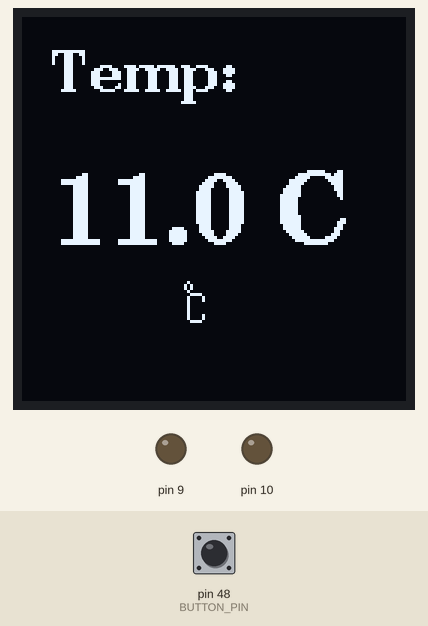
The sketch below on a simulated Arduino Mega 2560, built with avr-gcc and run on an emulated ATmega2560. Shown: 128×128 one-colour display, output pins drawn as LEDs (lit = HIGH). The test bench sets the inputs (shaded band); at power-on: pin 48 (BUTTON_PIN) HIGH. What the sketch prints to the serial monitor is not drawn.

Above: at 3.3 s.
3.4 s: pin 48 (BUTTON_PIN) pulled LOW for 0.15 s
At 5.9 s:
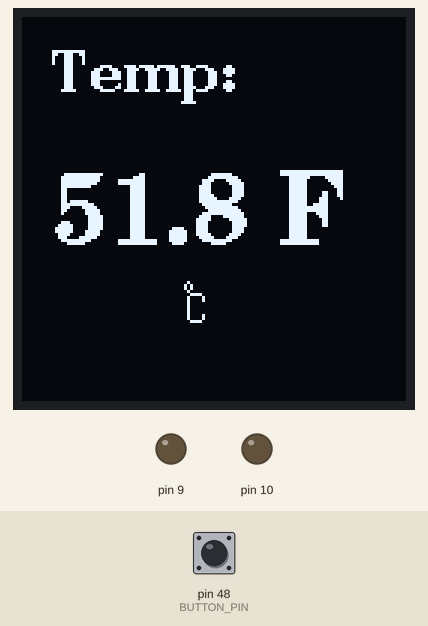
6.2 s: pin 48 (BUTTON_PIN) pulled LOW for 1 s
At 9.5 s:
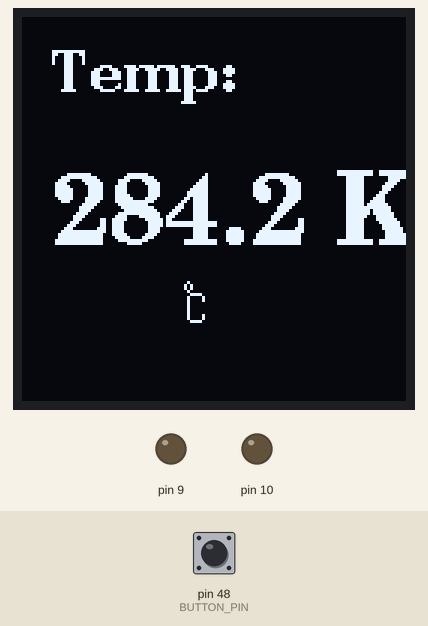
10.2 s: pin 48 (BUTTON_PIN) pulled LOW for 3.2 s
At 13.9 s:
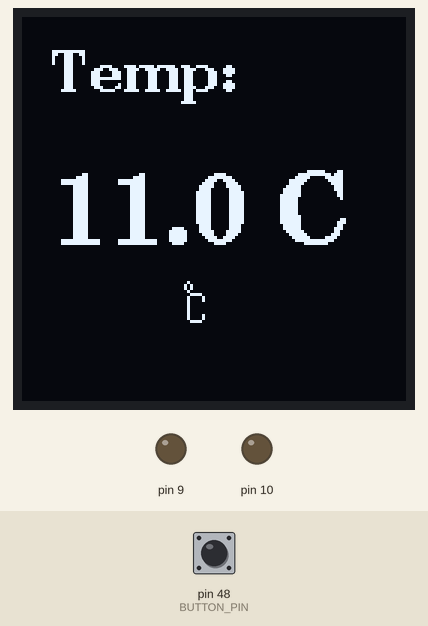
Timing chart, 0 to 15.4 s (numbered marks = the images above; inputs shaded):
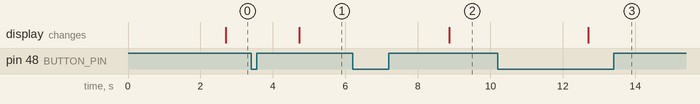

The sketch:

sensors-with-button.ino
```cpp
#include <OneWire.h>
#include <DallasTemperature.h>
#include <U8g2lib.h>

#define ONE_WIRE_BUS 2
OneWire oneWire(ONE_WIRE_BUS);
DallasTemperature sensors(&oneWire);

U8G2_SSD1327_MIDAS_128X128_1_HW_I2C u8g2(U8G2_R0, /* reset=*/U8X8_PIN_NONE);

enum TemperatureUnit {
  CELSIUS,
  FAHRENHEIT,
  KELVIN
};
TemperatureUnit tempUnit = CELSIUS;

const int BUTTON_PIN = 48;           // Button pin
bool buttonState = HIGH;             // current state of the button
bool lastButtonState = HIGH;         // previous state of the button
unsigned long lastDebounceTime = 0;  // last time the button state changed
unsigned long debounceDelay = 20;    // debounce delay in milliseconds
unsigned long lastOLEDUpdateTime = 0; // last time the OLED was updated
unsigned long oledUpdateDelay = 2000; // OLED update delay in milliseconds

void u8g2_prepare(void) {
  u8g2.setFont(u8g2_font_ncenB14_tr);
  u8g2.setFontRefHeightExtendedText();
  u8g2.setDrawColor(1);
  u8g2.setFontPosTop();
  u8g2.setFontDirection(0);
}

void draw_temperature(float temperature) {
  float tempToDisplay;

  switch (tempUnit) {
    case FAHRENHEIT:
      tempToDisplay = temperature * 1.8 + 32.0;
      break;
    case KELVIN:
      tempToDisplay = temperature + 273.15;
      break;
    default:
      tempToDisplay = temperature;
  }

  u8g2_prepare();
  u8g2.setCursor(10, 10);
  u8g2.print("Temp:");

  u8g2.setFont(u8g2_font_ncenB24_tr);
  u8g2.setCursor(10, 50);
  u8g2.print(tempToDisplay, 1);

  switch (tempUnit) {
    case FAHRENHEIT:
      u8g2.print(" °F");
      break;
    case KELVIN:
      u8g2.print(" K");
      break;
    default:
      u8g2.print(" °C");
      break;
  }

  u8g2.setFont(u8g2_font_unifont_t_symbols);
  u8g2.drawUTF8(54, 90, "℃");
}

void setup(void) {
  pinMode(10, OUTPUT);
  pinMode(9, OUTPUT);
  digitalWrite(10, 0);
  digitalWrite(9, 0);
  pinMode(BUTTON_PIN, INPUT_PULLUP);
  u8g2.begin();
  sensors.begin();
  Serial.begin(9600);
  u8g2_prepare();
}

void loop(void) {
  //sensors.requestTemperatures();
  //float temperature = sensors.getTempCByIndex(0);
  float temperature = 11.01;

  int reading = digitalRead(BUTTON_PIN);

  // Check if button state has changed
  if (reading != lastButtonState) {
    lastDebounceTime = millis(); // reset the debounce timer
  }

  // If debounce period has passed
  if ((millis() - lastDebounceTime) > debounceDelay) {
    // If the button state has changed
    if (reading != buttonState) {
      buttonState = reading;

      // If the button has just been pressed
      if (buttonState == LOW) {
        Serial.println("Button Pressed");
        switch (tempUnit) {
          case CELSIUS:
            tempUnit = FAHRENHEIT;
            break;
          case FAHRENHEIT:
            tempUnit = KELVIN;
            break;
          case KELVIN:
            tempUnit = CELSIUS;
            break;
        }
      }
    }
  }

  // Save the current button state for the next loop iteration
  lastButtonState = reading;

  // Update OLED display
  if ((millis() - lastOLEDUpdateTime) > oledUpdateDelay) {
    lastOLEDUpdateTime = millis(); // reset the OLED update timer
    u8g2.firstPage();
    do {
      draw_temperature(temperature);
    } while (u8g2.nextPage());
  }
}
```

Measured:
- after the input at 3.4 s, the display: changes after 1.3 s (image 1)
- after the input at 6.2 s, the display: changes after 2.7 s (image 2)
- after the input at 10.2 s, the display: changes after 2.5 s (image 3)
